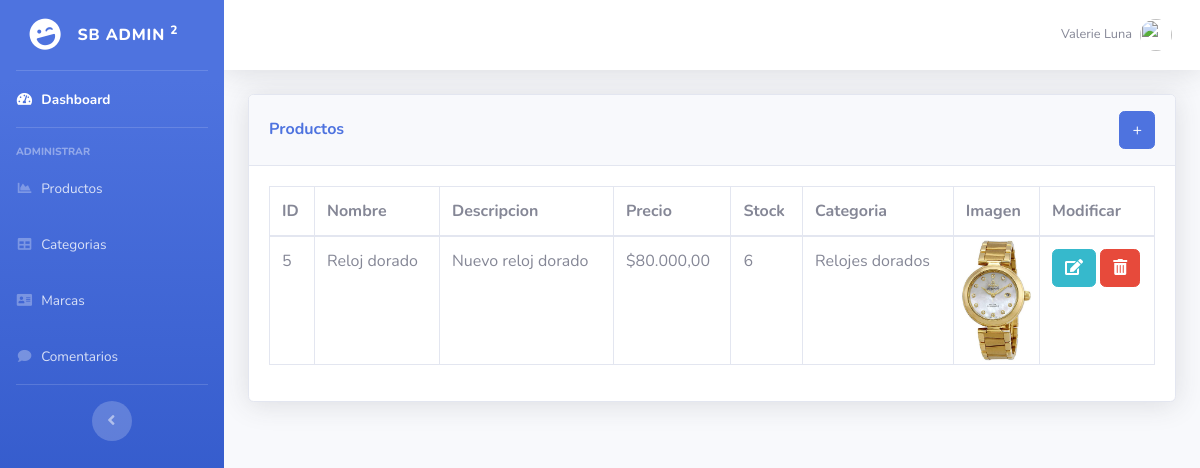
Page /Front/admin/productos.php on the committed database.
### tables this page shows
CREATE TABLE `products` (
  `product_id` int(11) NOT NULL,
  `category_id` int(11) NOT NULL DEFAULT 0,
  `brand_id` int(11) NOT NULL DEFAULT 0,
  `name` varchar(200) NOT NULL,
  `description` text NOT NULL,
  `price` float NOT NULL DEFAULT 0,
  `stock` int(11) NOT NULL DEFAULT 0,
  `image` varchar(200) NOT NULL,
  `deleted_at` datetime DEFAULT NULL
);

CREATE TABLE `categories` (
  `category_id` int(11) NOT NULL,
  `name` varchar(200) NOT NULL,
  `deleted_at` datetime DEFAULT NULL
);

### DataAccess/ProductDAO.php (called while the page is built, shortened)
<?php
require_once __DIR__.'/DAO.php';
require_once __DIR__.'/CategoryDAO.php';
require_once __DIR__.'/../Modelos/ProductEntity.php';
class ProductDAO extends DAO
{
    protected $CategoryDao;
    public function __construct($con)
    {
        $this->table = 'products';
        $this->CategoryDao = new CategoryDAO($con);
    }
    public function getAll($where = array())
    {
        $sql = "SELECT DISTINCT
                    product_id,
                    category_id,
                    brand_id,
                    name,
                    description,
                    price,
                    stock,
                    image
                FROM $this->table
                WHERE deleted_at IS NULL";
        $resultado = $this->con->query($sql, PDO::FETCH_CLASS, 'ProductEntity')->fetchAll();
        foreach ($resultado as $index=>$res) {
            $resultado[$index]->setCategoria($this->CategoryDao->getOne($res->getCategoria()));
        }
        return $resultado;
    }
}

### DataAccess/DAO.php (called while the page is built, shortened)
<?php
abstract class DAO
{
    public function __construct($con)
    {
        $this->con = $con;
    }
}

### Modelos/ProductEntity.php (called while the page is built, shortened)
<?php
class ProductEntity extends BaseEntity
{
    private $name;
    private $product_id;
    private $description;
    private $category_id;
    private $price;
    private $stock;
    private $image;
    public function getId()
    {
        return $this->product_id;
    }
    public function getNombre()
    {
        return $this->name;
    }
    public function getDescripcion()
    {
        return $this->description;
    }
    public function getCategoria()
    {
        return $this->category_id;
    }
    public function getPrecio()
    {
        return $this->price;
    }
    public function getStock()
    {
        return $this->stock;
    }
    public function getImage()
    {
        return $this->image;
    }
    public function setCategoria($category_id)
    {
        $this->category_id = $category_id;
    }
}

### DataAccess/CategoryDAO.php (called while the page is built, shortened)
<?php
require_once __DIR__.'/DAO.php';
require_once __DIR__.'/../Modelos/CategoryEntity.php';
class CategoryDAO extends DAO
{
    public function __construct($con)
    {
        $this->table = 'categories';
    }
    public function getOne($id)
    {
        $sql = "SELECT category_id,name FROM $this->table WHERE category_id = $id";
        $resultado = $this->con->query($sql, PDO::FETCH_CLASS, 'CategoryEntity')->fetch();
        return $resultado;
    }
}

### Modelos/CategoryEntity.php (called while the page is built, shortened)
<?php
class CategoryEntity extends BaseEntity
{
    private $name;
    public function getNombre()
    {
        return $this->name;
    }
}

### Front/admin/productos.php (the view, shortened to what this page needs)
<?php
include "includes/header.php";
require_once __DIR__."/../../helpers/connection.php";
require_once __DIR__.'/../../DataAccess/ProductDAO.php';
$productDAO = new ProductDAO($con);
$products = $productDAO->getAll();
?>
    <div class="container-fluid">
        <div class="card shadow mb-4">
            <div class="card-header py-3" style="display: flex; flex-direction: row; justify-content: space-between; align-items: center;">
                <h6 class="m-0 font-weight-bold text-primary">Productos</h6>
                <a class="btn btn-primary" href="producto_add.php">+</a>
            </div>
            <div class="card-body">
                <div class="table-responsive">
                    <table class="table table-bordered" id="dataTable" width="100%" cellspacing="0">
                        <thead>
                        <tr>
                            <th>ID</th>
                            <th>Nombre</th>
                            <th>Descripcion</th>
                            <th>Precio</th>
                            <th>Stock</th>
                            <th>Categoria</th>
                            <th>Imagen</th>
                            <th style="width: 115px;">Modificar</th>
                        </tr>
                        </thead>
                        <tbody>
                        <?php foreach ($products as $producto): ?>
                        <tr>
                            <td><?php echo $producto->getId(); ?></td>
                            <td><?php echo $producto->getNombre(); ?></td>
                            <td><?php echo $producto->getDescripcion() ?></td>
                            <td><?php echo "$".number_format($producto->getPrecio(), 2, ',', '.') ?></td>
                            <td><?php echo $producto->getStock(); ?></td>
                            <td><?php echo $producto->getCategoria()->getNombre(); ?></td>
                            <td style="padding:3px;">
                                <div class="d-flex justify-content-center align-items-center" style="height: 100%; width: 100%;">
                                    <?php if (!empty($producto->getImage())): ?>
                                        <img src="../imagenes/<?php echo $producto->getImage(); ?>" width="70">
                                    <?php endif; ?>
                                </div>
                            </td>
                            <td style="width: 115px;">
                                <a class="btn btn-info" href="producto_add.php?id=<?php echo $producto->getId(); ?>"><i class="fas fa-edit"></i></a>
                                <a class="btn btn-danger" href="productos.php?del=<?php echo $producto->getId()?>"><i class="fas fa-trash-alt"></i></a>
                            </td>
                        </tr>
                        <?php endforeach; ?>
                        </tbody>
                    </table>
                </div>
            </div>
        </div>
    </div>
<?php
include 'includes/footer.php';
?>

### rows in the picture
products: product_id "5", name "Reloj dorado", description "Nuevo reloj dorado", price "80.000,00", stock "6", category.name "Relojes dorados", image (picture)
